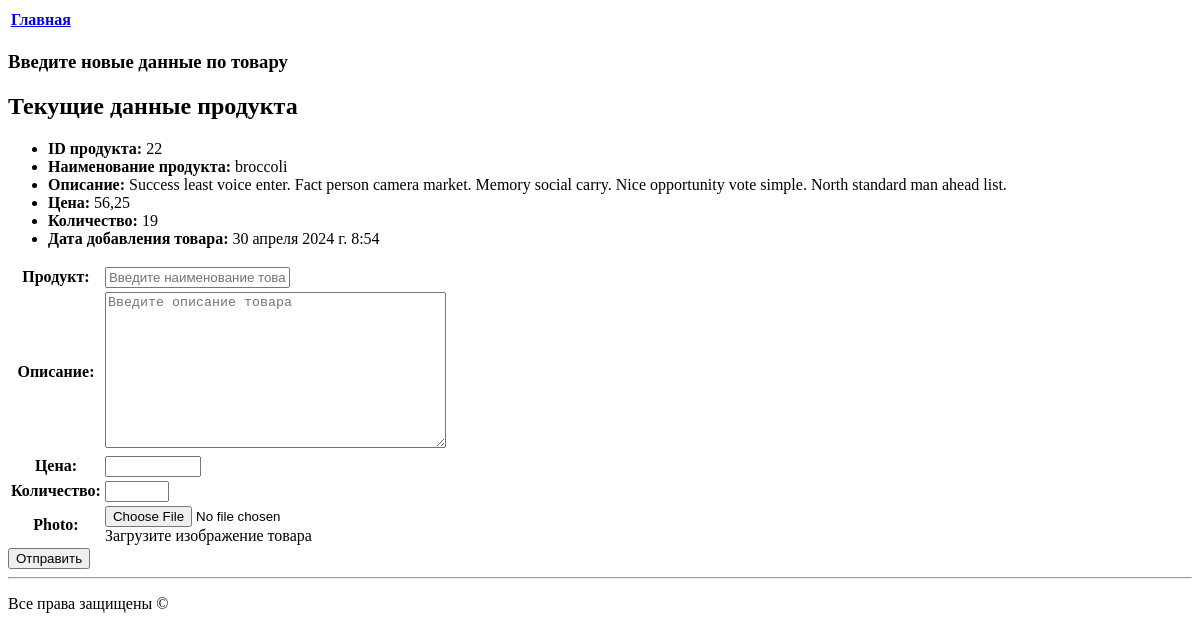
/store/products/update/22/, run on an earlier commit of the app's database.
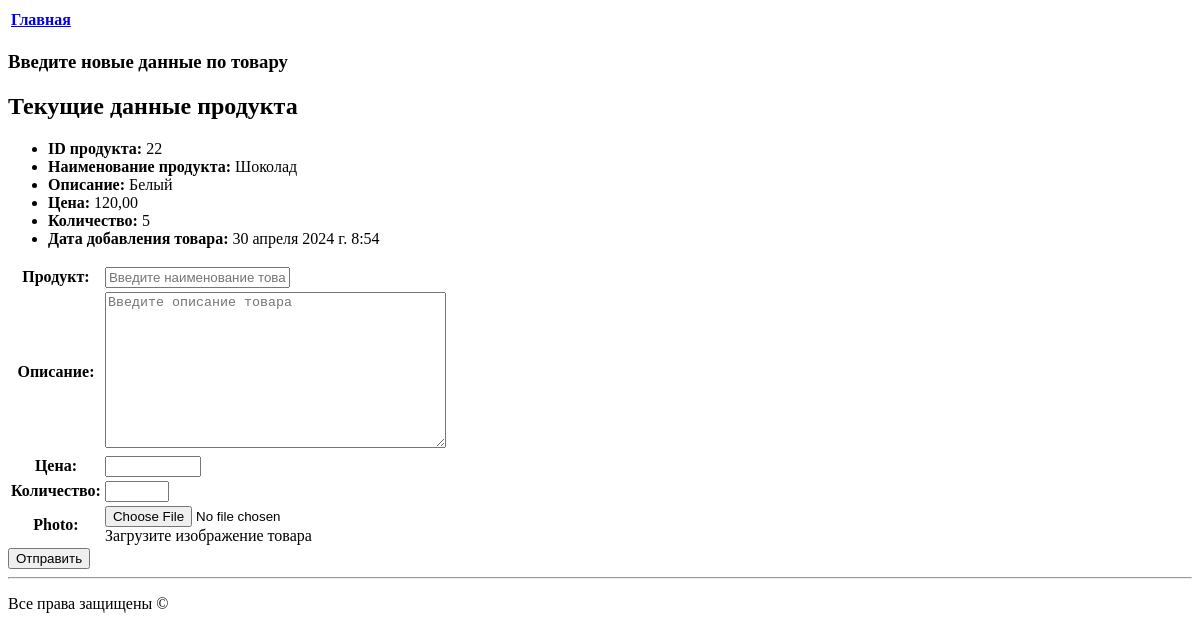
And on a later commit of the database.
### storeapp/models.py (models this page shows, shortened)
class Product(models.Model):
    name = models.CharField(max_length=100)
    description = models.TextField()
    price = models.DecimalField(max_digits=8, decimal_places=2)
    amount = models.IntegerField()
    date_added = models.DateTimeField(auto_now_add=True)
    photo = models.ImageField(upload_to='products/', null=True, blank=True)

### storeapp/views.py (the view)
# urls.py: path('products/update/<int:product_id>/', update_product, name='update_product'),
def update_product(request, product_id):
    product = Product.objects.filter(pk=product_id).first()
    if product is not None:
        if request.method == 'POST':
            form = ProductForm(request.POST)
            message = 'Ошибка в данных'
            if form.is_valid():
                product.name = form.cleaned_data['name']
                product.description = form.cleaned_data['description']
                product.price = form.cleaned_data['price']
                product.amount = form.cleaned_data['amount']
                product.save()
                message = 'Данные отредактированы'
                return render(request, 'storeapp/after_save.html',
                              {'name': 'Данные отредактированы', 'message': message})
        else:
            form = ProductForm()
            message = f'Введите новые данные по товару'
        return render(request, 'storeapp/form_edit.html', {'form': form,
                                                           'message': message,
                                                           'name': 'Текущие данные продукта',
                                                           'product': product})
    return render(request, 'storeapp/404.html',
                  {'text': f'Продукта с ID {product_id} нет в базе данных',
                   'name': 'Данные не обнаружены'})

### storeapp/forms.py
class ProductForm(forms.Form):
    name = forms.CharField(label='Продукт', max_length=100, widget=forms.TextInput(attrs={
        'class': 'form-control',
        'placeholder': 'Введите наименование товара'}))
    description = forms.CharField(label='Описание', widget=forms.Textarea(attrs={
        'class': 'form-control',
        'placeholder': 'Введите описание товара'}))
    price = forms.DecimalField(label='Цена', max_digits=8, decimal_places=2, min_value=10, max_value=1000)
    amount = forms.IntegerField(label='Количество', min_value=1, max_value=100)
    photo = forms.ImageField(help_text="Загрузите изображение товара", required=False)

### storeapp/templates/storeapp/form_edit.html (shortened to what this page needs)
{% extends 'base.html' %}
{% block content %}
  <table>
    <tr>
        <td> <b><a href="http://127.0.0.1:8000">Главная</a> </b></td>
  </table>
<h3>{{ message }}</h3>
<h2> {{ name }}</h2>
<ul>
  <li><b>ID продукта: </b>{{ product.id }}</li>
  <li><b>Наименование продукта: </b>{{ product.name }}</li>
  <li><b> Описание: </b>{{ product.description }}</li>
  <li><b> Цена: </b>{{ product.price }}</li>
  <li><b> Количество: </b>{{ product.amount }}</li>
  <li><b> Дата добавления товара: </b>{{ product.date_added }}</li>
</ul>
<form action="" method="post">
    <table>{{ form.as_table }}</table>
    <input type="submit" value="Отправить">
</form>
{% endblock %}

What changed in the data, as far as the page shows it:
changed Product id 22: name "broccoli" → "Шоколад"; description "Success least voice enter. Fact person camera market. Memory social carry. Nice opportunity vote simple. North standard man ahead list." → "Белый"; price "56,25" → "120,00"; amount "19" → "5"
